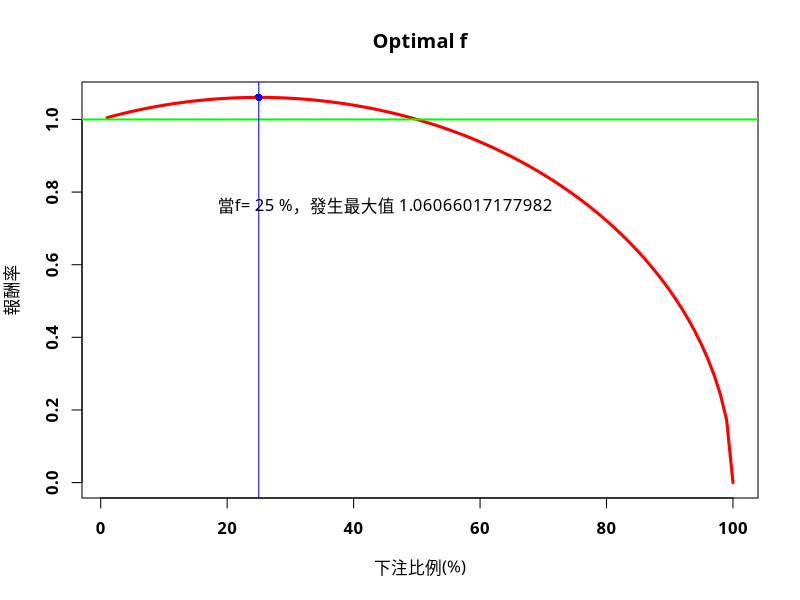

Write the R code that produced this figure.
##給定損益向量，尋找最佳下注比例f

#PL=c(19,8,-7,10,11,5,-3,20,12,-15)	##給定益向量
PL=c(2,-1)
TWR=rep(0,100)	# 記錄每一個下注比例的平均報酬率(1%~100%)

for (f in 1:100){HPR=1	
	for (i in 1:length(PL)){HPR=HPR*(1+(f/100)*(-PL[i]/min(PL)))}	##計算下注f比例的報酬
TWR[f]=HPR^(1/length(PL))	##將計算出來的報酬率取幾何平均
}
par(family="STKaiti") #Only for Mac
plot(TWR,col="red",type="l",font=2,lwd=3,xlab="下注比例(%)"
,main="Optimal f",ylab="報酬率")

points(tail(order(TWR),1),max(TWR),col="blue",pch=16)


abline(h=1,col="green",lty=1,lwd=2)	##損益兩平線
abline(v=tail(order(TWR),1),col="blue",lty=1,lwd=1)	##最佳下注比例



text(tail(order(TWR),1)+20,max(TWR-0.3),labels=paste("當f=",tail(order(TWR),1),"%，發生最大值",max(TWR)))

